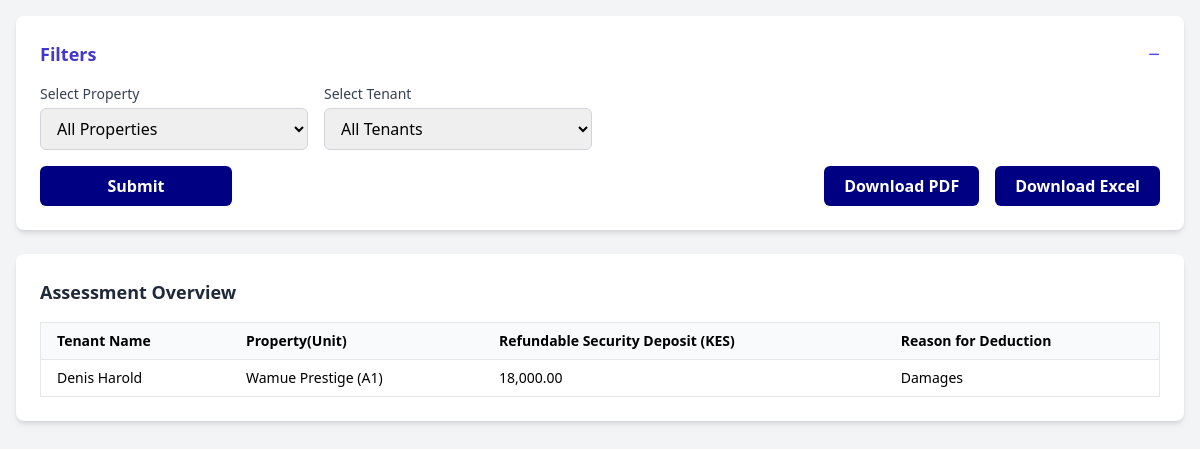
Screenshot of /Admin/Assesmentoverview.php (signed in) with the database file from the repository.
### tables this page shows
CREATE TABLE `assesment_report` (
  `id` int(11) NOT NULL,
  `property` varchar(255) NOT NULL,
  `tenant_id` int(11) NOT NULL,
  `unit` varchar(255) NOT NULL,
  `security_deposit` decimal(10,2) NOT NULL,
  `damages` varchar(255) NOT NULL,
  `repair_amount` decimal(10,2) NOT NULL,
  `payment_method` varchar(255) NOT NULL,
  `remaining_deposit` decimal(10,2) NOT NULL,
  `created_at` timestamp NOT NULL DEFAULT current_timestamp(),
  `status` enum('Accepted','Rejected') DEFAULT 'Accepted'
);

CREATE TABLE `users` (
  `id` int(11) NOT NULL,
  `name` varchar(255) DEFAULT NULL,
  `id_number` varchar(20) DEFAULT NULL,
  `phone` varchar(20) DEFAULT NULL,
  `email` varchar(255) DEFAULT NULL,
  `password` varchar(255) DEFAULT NULL,
  `unit` varchar(100) DEFAULT NULL,
  `property` varchar(100) DEFAULT NULL,
  `move_in_date` date DEFAULT NULL,
  `rent_amount` decimal(10,2) DEFAULT NULL,
  `security_deposit` decimal(10,2) DEFAULT NULL
);

### Admin/Assesmentoverview.php (the view, shortened to what this page needs)
<?php
$conn = new mysqli("localhost", "root", "", "Demo1");
$assessmentData = [];
$assessmentQuery = "
    SELECT
        u.name AS tenant_name,
        u.property,
        u.unit,
        ar.security_deposit,
        ar.remaining_deposit,
        ar.status,
        ar.damages
    FROM assesment_report ar
    JOIN users u ON ar.tenant_id = u.id
    WHERE 1=1
";
$assessmentResult = $conn->query($assessmentQuery);
if ($assessmentResult->num_rows > 0) {
    while ($row = $assessmentResult->fetch_assoc()) {
        $row['refundable_deposit'] = ($row['status'] === 'Accepted') ? $row['remaining_deposit'] : $row['security_deposit'];
        $row['reason_for_deduction'] = ($row['status'] === 'Accepted') ? 'Damages' : 'None';
        $assessmentData[] = $row;
    }
}
?>
<!DOCTYPE html>
<html lang="en">
<head>
  <script src="https://cdn.tailwindcss.com"></script>
</head>
<body class="bg-gray-100 p-4 font-sans">
  <div class="bg-white rounded-lg shadow-md p-6 mb-6">
    <div class="flex justify-between items-center mb-4 cursor-pointer" onclick="toggleSection('filtersSection', 'filtersToggle')">
      <h2 class="text-lg font-semibold text-indigo-700">Filters</h2>
      <span id="filtersToggle" class="text-xl text-indigo-600">−</span>
    </div>
    <div id="filtersSection">
      <form method="GET" id="filtersForm" class="grid grid-cols-1 md:grid-cols-2 lg:grid-cols-4 gap-4 mb-4">
        <div>
          <label class="block text-sm font-medium text-gray-700 mb-1">Select Property</label>
          <select name="property" onchange="this.form.submit()" class="w-full border border-gray-300 rounded-md px-3 py-2 focus:outline-none focus:ring-2 focus:ring-indigo-500">
            <option value="">All Properties</option>
          </select>
        </div>
        <div>
          <label class="block text-sm font-medium text-gray-700 mb-1">Select Tenant</label>
          <select name="tenant" onchange="this.form.submit()" class="w-full border border-gray-300 rounded-md px-3 py-2 focus:outline-none focus:ring-2 focus:ring-indigo-500">
            <option value="">All Tenants</option>
          </select>
        </div>
      </form>
      <div class="flex flex-col sm:flex-row justify-between items-center gap-4">
        <button type="submit" form="filtersForm" class="btn w-48">Submit</button>
        <div class="flex gap-4 ml-auto">
          <button onclick="downloadPDF()" class="btn">Download PDF</button>
          <button onclick="downloadExcel()" class="btn">Download Excel</button>
        </div>
      </div>
    </div>
  </div>
  <div class="bg-white rounded-lg shadow-md p-6">
    <h2 class="text-lg font-semibold text-gray-800 mb-4">Assessment Overview</h2>
    <?php if (!empty($assessmentData)): ?>
      <div id="assessmentTableWrapper">
        <table id="assessmentTable" class="min-w-full text-sm border border-gray-200 rounded-md">
          <thead class="bg-gray-50 text-left">
            <tr>
              <th class="py-2 px-4 border-b">Tenant Name</th>
              <th class="py-2 px-4 border-b">Property(Unit)</th>
              <th class="py-2 px-4 border-b">Refundable Security Deposit (KES)</th>
              <th class="py-2 px-4 border-b">Reason for Deduction</th>
            </tr>
          </thead>
          <tbody>
            <?php foreach ($assessmentData as $data): ?>
              <tr class="hover:bg-gray-50">
                <td class="py-2 px-4 border-b"><?= htmlspecialchars($data['tenant_name']) ?></td>
                <td class="py-2 px-4 border-b"><?= htmlspecialchars($data['property']) ?> (<?= htmlspecialchars($data['unit']) ?>)</td>
                <td class="py-2 px-4 border-b"><?= number_format($data['refundable_deposit'], 2) ?></td>
                <td class="py-2 px-4 border-b"><?= htmlspecialchars($data['reason_for_deduction']) ?></td>
              </tr>
            <?php endforeach; ?>
          </tbody>
        </table>
      </div>
    <?php else: ?>
      <p class="text-gray-600">No assessment data found for the selected filters.</p>
    <?php endif; ?>
  </div>
</body>
</html>

### Admin/Assesmentoverview.php (style rules this page uses)
.btn { background-color: rgb(0, 0, 130); color: white; padding: 0.5rem 1.25rem; border-radius: 0.375rem; font-weight: 600; }

### rows the page displays
assesment_report: tenant.name "Denis Harold", tenant.property "Wamue Prestige", tenant.unit "A1", remaining_deposit "18,000.00", reason_for_deduction "Damages"
